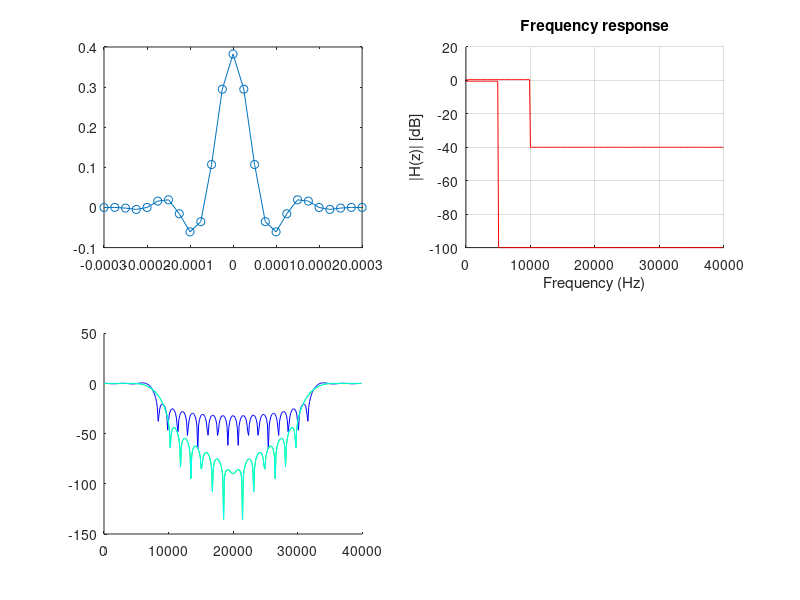

This chart was generated by the following MATLAB code:
clc
clear

#Filter
#Specs
Fs = 40e3;
F1 =  5e3; %Filter window lower bound
F2 = 10e3; %Filter window upper bound
Delta1 = 0.5; %dB
Delta2 = -40; %dB

P = 12; %Order
N = 2*P+1;
N2= 12*N;
f = (Fs/N2)*[0:N2-1];
i = [-P:P];
t = (1/Fs)*[-P:P];

%1 : Impulse response
h = ((F1+F2)/Fs)*sinc(i*((F1+F2)/Fs)); %Impulse response
%2 : gabarit
gabarit_superieur = [ Delta1*ones(1,round(N2*F2/Fs)) , Delta2*ones(1,size(f,2)-round(N2*F2/Fs))];
gabarit_inferieur = [-Delta1*ones(1,round(N2*F1/Fs)) ,   -100*ones(1,size(f,2)-round(N2*F1/Fs))];
%3 : Filter
H = fft(h,N2);
w = hanning(N)';
h = h.*w;
G = fft(h,N2);
%4 : Limitting ressources
B = 8;
q = h*((P+1)/((2^B)-1));
h = round(h/q)*q;
E = fft(h,N2);
bin = dec2bin(abs(round(h/q)),B-1);

%Plot
r = 2; c = 2;
%
subplot(r,c,1);
plot(t,h,'-o');

subplot(r,c,2);
hold on;
plot(f,gabarit_inferieur,'r-');
plot(f,gabarit_superieur,'r-');
title("Frequency response");
xlabel("Frequency (Hz)");
ylabel("|H(z)| [dB]");
grid on;

subplot(r,c,3);
hold on;
plot(f,20*log10(abs(H)),'b');
plot(f,20*log10(abs(G)),'g');
plot(f,20*log10(abs(E)),'c');
